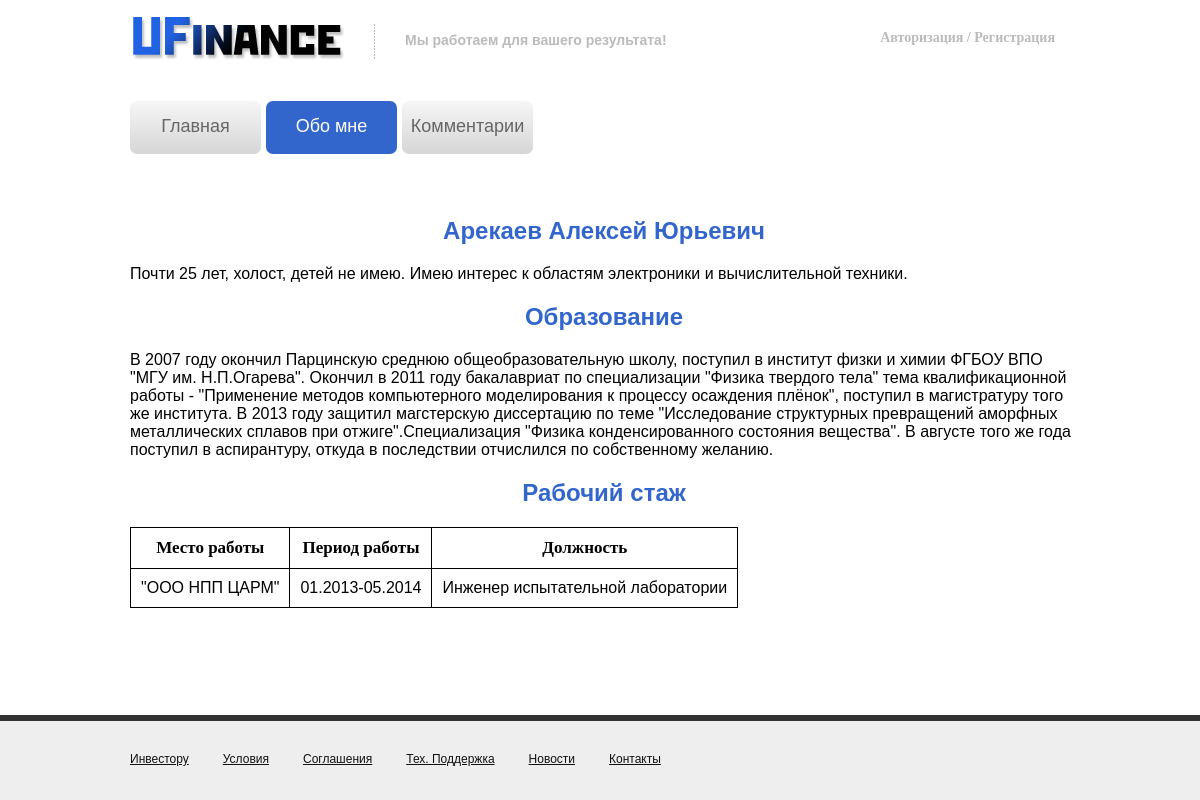
/?page=about_me, run on the app's committed database.
### tables this page shows
CREATE TABLE IF NOT EXISTS `about` (
  `id` int(11) NOT NULL AUTO_INCREMENT,
  `full_name` varchar(100) NOT NULL,
  `person_desc` text NOT NULL,
  `education` text NOT NULL,
  `add_info` text NOT NULL,
  `org` varchar(100) NOT NULL,
  `period` varchar(50) NOT NULL,
  `post` varchar(100) NOT NULL,
  PRIMARY KEY (`id`)
);

### index.php (called while the page is built, shortened)
<?php
require_once("model/model.php");
require_once("view/template.php");
?>

### database.php (called while the page is built, shortened)
<?php
class Database
{
    static function query($query)
    {
        $host = "localhost";
        $username = "presentation";
        $password = "presentation";
        $db_name = "presentation";
        $mysqli = new mysqli($host, $username, $password, $db_name);
        $mysqli->set_charset("utf8");
        $tableQuery = $mysqli->query($query);
        return $tableQuery;
    }
}
?>

### model/model.php (called while the page is built, shortened)
<?php
require_once("database.php");
class Model
{
    static function readPersonInfo()
    {
        $result = Database::query("SELECT * FROM about");
        $person = array();
        while ($obj = $result->fetch_object()) {
            $person[$obj->id] = $obj;
        }
        return $person;
    }
    static function readWork()
    {
        $result = Database::query("SELECT * FROM about");
        $work = array();
        while ($obj = $result->fetch_object()) {
            $work[$obj->id] = $obj;
        }
        return $work;
    }
}
?>

### view/pages/about_me_view.php (the view, shortened to what this page needs)
<?php $person = Model::readPersonInfo();
$work = Model::readWork(); ?>
<div class="content">
    <?php foreach ($person as $item): ?>
        <h2 class="heading"><?php echo $item->full_name; ?></h2>
        <div class="story">
            <?php if (!empty($item->person_desc)): ?>
                <p><?php echo $item->person_desc; ?></p>
            <?php endif; ?>
        </div>
        <?php if (!empty($item->education)): ?>
            <h2 class="heading">Образование</h2>
            <div class="story">
                <p><?php echo $item->education; ?></p>
            </div>
        <?php endif; ?>
    <?php endforeach; ?>
    <h2 class="heading">Рабочий стаж</h2>
    <div class="story">
        <table>
            <tr>
                <th class="table-border font-tnr bold">Место работы</th>
                <th class="table-border font-tnr bold">Период работы</th>
                <th class="table-border font-tnr bold">Должность</th>
            </tr>
            <?php foreach ($work as $item): ?>
                <tr>
                    <td class="table-border font-tnr"><?php echo $item->org; ?></td>
                    <td class="table-border font-tnr"><?php echo $item->period; ?></td>
                    <td class="table-border font-tnr"><?php echo $item->post; ?></td>
                </tr>
            <?php endforeach; ?>
        </table>
    </div>
</div>

### css/style.css (style rules this page uses)
* { margin: 0; padding: 0; }
html, body, #wrapper { height: 100%; }
body { background-color: #add8ed; }
p { margin: 0; }
.content { clear: both; padding-top: 27px; }
.content table th, .content table td { border: 1px solid #000; padding: 10px; }
.content table th { font: bold 17px Times New Roman; }
.bold { font-weight: bold; }
.heading { text-align: center; color: #3366CC; }
.story { margin: 20px 0; }

### data on the page
about: full_name "Арекаев Алексей Юрьевич", person_desc "Почти 25 лет, холост, детей не имею. Имею интерес к областям электроники и вычислительной техники.", education "В 2007 году окончил Парцинскую среднюю общеобразовательную школу, поступил в институт физки и химии ФГБОУ ВПО \"МГУ им. Н.П.Огарева\". Окончил в 2011 году бакалавриат по специализации \"Физика твердого тела\" тема квалификационной работы - \"Применение методов компьютерного моделирования к процессу осаждения плёнок\", поступил в магистратуру того же института. В 2013 году защитил магстерскую диссертацию по теме \"Исследование структурных превращений аморфных металлических сплавов при отжиге\".Специализация \"Физика конденсированного состояния вещества\". В августе того же года поступил в аспирантуру, откуда в последствии отчислился по собственному желанию.", org "\"ООО НПП ЦАРМ\"", period "01.2013-05.2014", post "Инженер испытательной лаборатории"
